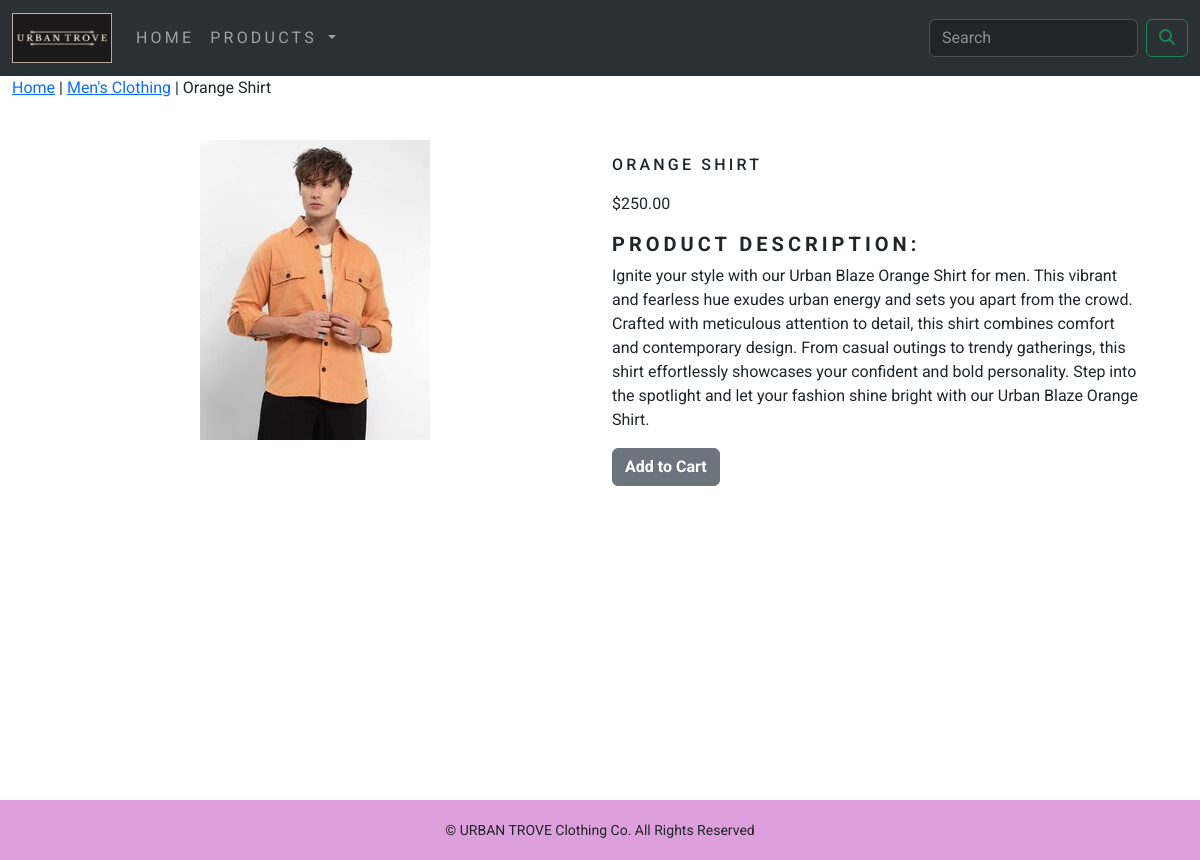
The app's page /shop/mens-clothing/orange-shirt/ with its own data.
### shop/models.py (models this page shows, shortened)
class Product(models.Model):
    name = models.CharField(max_length=200, unique=True)
    slug = models.SlugField(max_length=200, unique=True)
    description = models.TextField(blank=True)
    price = models.DecimalField(max_digits=10, decimal_places=2)
    category = models.ForeignKey(Category, on_delete=models.CASCADE)
    image = models.ImageField(upload_to='product', blank=True)
    stock = models.IntegerField()
    available = models.BooleanField(default=True)
    created = models.DateTimeField(auto_now_add=True)
    updated = models.DateTimeField(auto_now=True)
    class Meta:
        ordering = ('name', )
        verbose_name = 'product'
        verbose_name_plural = 'products'

class Category(models.Model):
    name = models.CharField(max_length=200, unique=True)
    slug = models.SlugField(max_length=200, unique=True)
    description = models.TextField(blank=True)
    image = models.ImageField(upload_to='category', blank=True)
    class Meta:
        ordering = ('name', )
        verbose_name = 'category'
        verbose_name_plural = 'categories'
    def get_url(self):
        return reverse('shop:products_by_category', args=[self.slug])
    def __str__(self):
        return '{}'.format(self.name)

### shop/views.py (the view)
# urls.py: path('<slug:c_slug>/<slug:product_slug>/', views.prodetail, name='prodcatdetail'),
def prodetail(request, c_slug, product_slug):
    try:
        product = Product.objects.get(category__slug=c_slug, slug=product_slug)
    except Exception as e:
        raise e
    return render(request, 'product.html', {'product': product})

### cart/context_processors.py (called while the page is built)
def counter(request):
    item_count = 0
    if 'admin' in request.path:
        return {}
    else:
        try:
            cart = Cart.objects.filter(cart_id=_cart_id(request))
            cart_items = CartItem.objects.all().filter(cart=cart[:1])
            for cart_item in cart_items:
                item_count += cart_item.quantity
        except Cart.DoesNotExist:
            item_count = 0
    return dict(item_count=item_count)

### cart/views.py (called while the page is built)
def _cart_id(request):
    cart = request.session.session_key
    if not cart:
        cart = request.session.create()
    return cart

### shop/context_processors.py (called while the page is built)
def menu_links(request):
    links = Category.objects.all()
    return dict(links=links)

### templates/product.html (shortened to what this page needs)
{% extends 'base.html' %}
{% load static %}
{% block content %}
<div class="row container">
  <div class="mx-auto">
    <p><a href="{% url 'shop:allprodcat' %}">Home</a> | <a href="{{ product.category.get_url }}">{{ product.category }}</a> | {{ product.name }}</p>
  </div>
</div>
<div class="container">
<br>
<div class="row">
    <div class="col-12 col-sm-12 col-md-12 col-lg-6 text-center">
        <div style="min-width: 18rem;">
            <img src="{{ product.image.url }}" alt="{{ product.name }}">
        </div>
    </div>
    <div class="col-12 col-sm-12 col-md-12 col-lg-6">
        <h1 class="my_prod_title">{{ product.name }}</h1>
        <p>${{ product.price }}</p>
        <h3 class="my_title"><b>Product Description:</b></h3>
        <p class="text-justify my_prod_text">{{ product.description }}</p>
        {% if product.stock == 0 %}
        <p class="text-justify my_prod_text"><b>Out Of Stock!</b></p>
        {% else %}
        <a class="btn btn-secondary" href="{% url 'cart:add_cart' product.id %}"><b>Add to Cart</b></a>
        {% endif %}
    </div>
</div>
</div>
{% endblock %}

### static/css/custom.css (style rules this page uses)
body { font-family: 'Roboto', sans-serif; }
.my_title { font-size: 20px; text-transform: uppercase; letter-spacing: .2em; }
.my_prod_title { font-size: 16px; text-transform: uppercase; letter-spacing: .2em; padding-top: 15px; padding-bottom: 10px; }
.my_prod_text { padding-right: 20px; }

### records on screen
Product: category "Men's Clothing", name "Orange Shirt", image (picture), name "ORANGE SHIRT", price "250.00", description "Ignite your style with our Urban Blaze Orange Shirt for men. This vibrant and fearless hue exudes urban energy and sets you apart from the crowd. Crafted with meticulous attention to detail, this shirt combines comfort and contemporary design. From casual outings to trendy gatherings, this shirt effortlessly showcases your confident and bold personality. Step into the spotlight and let your fashion shine bright with our Urban Blaze Orange Shirt."
